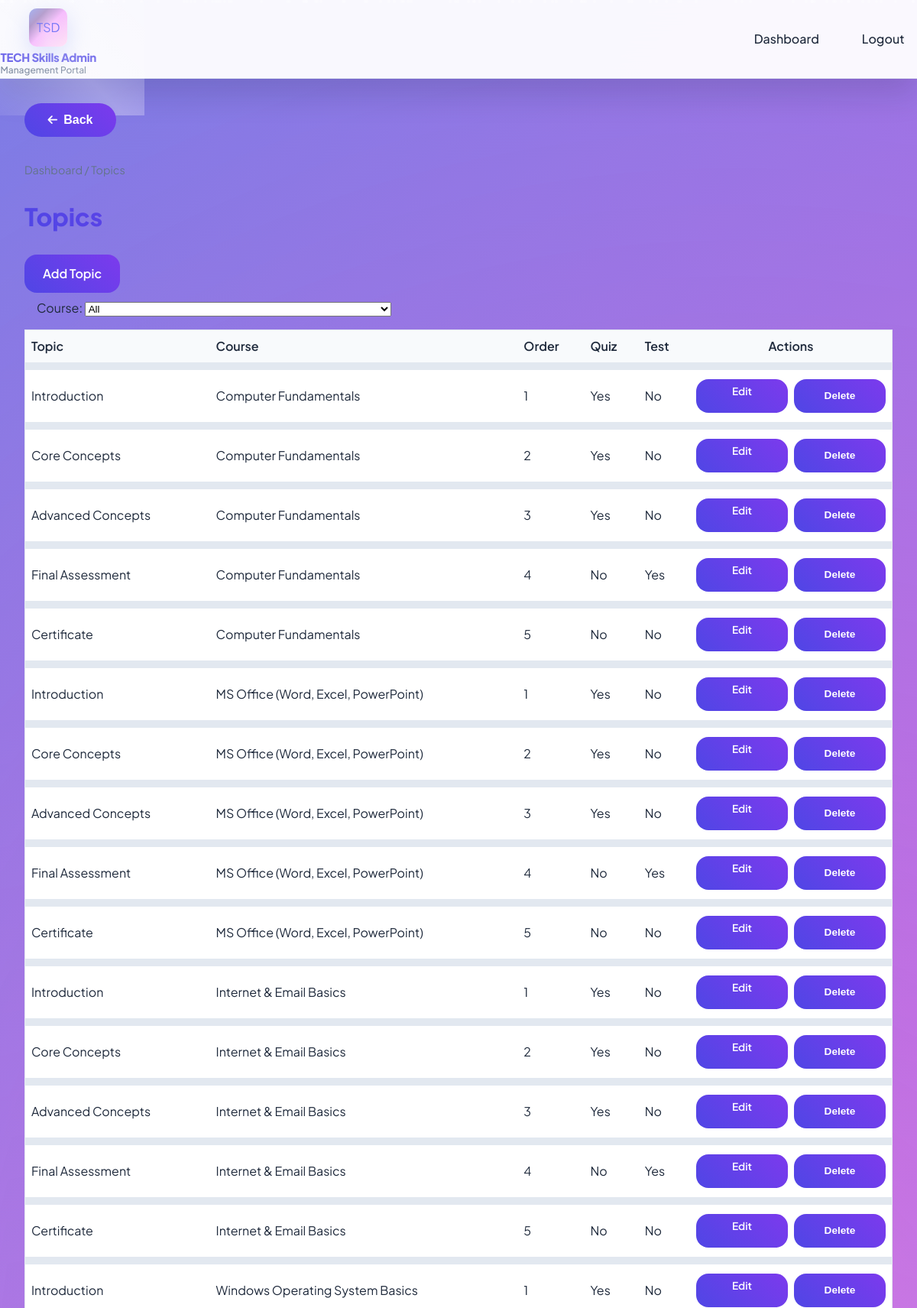
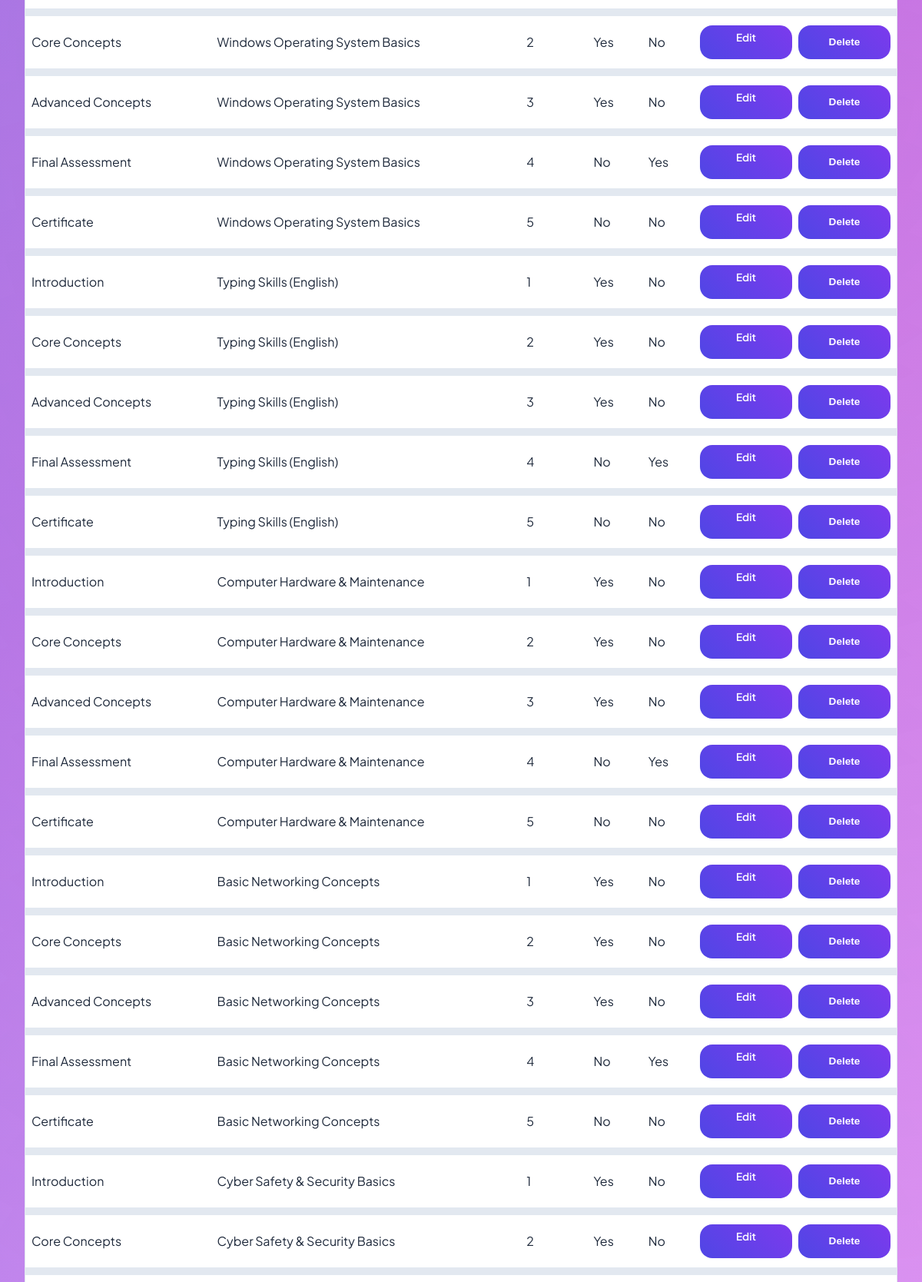
/admin/topics (signed in, upper part), run on the app's committed database (2 pictures, top to bottom).
### models.py (models this page shows)
class CourseTopic(db.Model):
    __tablename__ = "course_topics"
    id = db.Column(db.Integer, primary_key=True)
    course_id = db.Column(db.Integer, db.ForeignKey("courses.id"), nullable=False)
    title = db.Column(db.String(200), nullable=False)
    order = db.Column(db.Integer, default=0)
    video_url = db.Column(db.String(500), nullable=True)
    notes_content = db.Column(db.Text, nullable=True)
    quiz_questions = db.Column(db.Text, nullable=True)  # JSON list of {question, options, correct_index}
    course_test_questions = db.Column(db.Text, nullable=True)  # Only for topic that is "Course Test"

class Course(db.Model):
    __tablename__ = "courses"
    id = db.Column(db.Integer, primary_key=True)
    category_id = db.Column(db.Integer, db.ForeignKey("categories.id"), nullable=False)
    name = db.Column(db.String(200), nullable=False)
    slug = db.Column(db.String(200), nullable=False)
    description = db.Column(db.Text, nullable=True)
    duration_weeks = db.Column(db.Integer, default=4)
    syllabus_text = db.Column(db.Text, nullable=True)
    topics = db.relationship("CourseTopic", backref="course", lazy="dynamic", order_by="CourseTopic.order")
    enrollments = db.relationship("Enrollment", backref="course", lazy="dynamic")

### app.py (the view)
@app.route("/admin/topics")
@login_required
@admin_required
def admin_topics():
    course_id = request.args.get("course_id", type=int)
    q = CourseTopic.query
    if course_id:
        q = q.filter_by(course_id=course_id)
    topics = q.order_by(CourseTopic.course_id, CourseTopic.order).all()
    courses = Course.query.order_by(Course.id).all()
    return render_template("admin/admin_topics.html", topics=topics, courses=courses, selected_course_id=course_id)

### app.py (called while the page is built)
@login_manager.user_loader
def load_user(user_id):
    if user_id is None:
        return None
    try:
        return User.query.get(int(user_id))
    except (ValueError, TypeError):
        return None

def admin_required(f):
    @wraps(f)
    def decorated(*args, **kwargs):
        if not current_user.is_authenticated or current_user.role != "admin":
            flash("Admin access required.", "error")
            return redirect(url_for("admin_login"))
        return f(*args, **kwargs)
    return decorated

### templates/admin/admin_topics.html (shortened to what this page needs)
{% extends "base.html" %}
{% block content %}
<nav class="breadcrumb"><a href="{{ url_for('admin_dashboard') }}">Dashboard</a> / Topics</nav>
<h1 class="page-title">Topics</h1>
<p>
    <a href="{{ url_for('admin_topic_add') }}" class="btn btn-primary">Add Topic</a>
    <form method="get" action="{{ url_for('admin_topics') }}" style="display: inline; margin-left: 1rem;">
        <label>Course:</label>
        <select name="course_id" onchange="this.form.submit()">
            <option value="">All</option>
        </select>
    </form>
</p>
<div class="admin-table-wrap" style="margin-top: 1rem;">
    <table class="admin-table">
        <thead>
            <tr>
                <th>Topic</th>
                <th>Course</th>
                <th>Order</th>
                <th>Quiz</th>
                <th>Test</th>
                <th class="actions-header">Actions</th>
            </tr>
        </thead>
        <tbody>
            {% for t in topics %}
            <tr>
                <td>{{ t.title }}</td>
                <td>{{ t.course.name }}</td>
                <td>{{ t.order }}</td>
                <td>{{ 'Yes' if t.quiz_questions else 'No' }}</td>
                <td>{{ 'Yes' if t.course_test_questions else 'No' }}</td>
                <td class="actions-cell">
                    <div class="actions-container">
                        <a href="{{ url_for('admin_topic_edit', topic_id=t.id) }}" class="btn btn-secondary" style="padding: 0.3rem 0.6rem; font-size: 0.85rem;">Edit</a>
                        <form method="post" action="{{ url_for('admin_topic_delete', topic_id=t.id) }}" style="display:inline;" onsubmit="return confirm('Delete this topic?');">
                            <button type="submit" class="btn btn-secondary" style="padding: 0.3rem 0.6rem; font-size: 0.85rem;">Delete</button>
                        </form>
                    </div>
                </td>
            </tr>
            {% endfor %}
        </tbody>
    </table>
</div>
{% endblock %}

### templates/admin/admin_topics.html (style rules this page uses)
th.actions-header { text-align: center !important; vertical-align: middle !important; width: 120px; min-width: 120px; }
td.actions-cell { text-align: center !important; vertical-align: middle !important; padding: 0.75rem 0.5rem !important; width: 120px; min-width: 120px; }
.actions-container { display: flex; align-items: center; gap: 0.5rem; white-space: nowrap; justify-content: center; min-height: 32px; flex-wrap: nowrap; }

### data on the page
CourseTopic: title "Introduction", course.name "Computer Fundamentals", order "1", quiz_questions "Yes", course_test_questions "No"
CourseTopic: title "Core Concepts", course.name "Computer Fundamentals", order "2", quiz_questions "Yes", course_test_questions "No"
CourseTopic: title "Advanced Concepts", course.name "Computer Fundamentals", order "3", quiz_questions "Yes", course_test_questions "No"
CourseTopic: title "Final Assessment", course.name "Computer Fundamentals", order "4", quiz_questions "No", course_test_questions "Yes"
CourseTopic: title "Certificate", course.name "Computer Fundamentals", order "5", quiz_questions "No", course_test_questions "No"
CourseTopic: title "Introduction", course.name "MS Office (Word, Excel, PowerPoint)", order "1", quiz_questions "Yes", course_test_questions "No"
CourseTopic: title "Core Concepts", course.name "MS Office (Word, Excel, PowerPoint)", order "2", quiz_questions "Yes", course_test_questions "No"
CourseTopic: title "Advanced Concepts", course.name "MS Office (Word, Excel, PowerPoint)", order "3", quiz_questions "Yes", course_test_questions "No"
CourseTopic: title "Final Assessment", course.name "MS Office (Word, Excel, PowerPoint)", order "4", quiz_questions "No", course_test_questions "Yes"
CourseTopic: title "Certificate", course.name "MS Office (Word, Excel, PowerPoint)", order "5", quiz_questions "No", course_test_questions "No"
CourseTopic: title "Introduction", course.name "Internet & Email Basics", order "1", quiz_questions "Yes", course_test_questions "No"
CourseTopic: title "Core Concepts", course.name "Internet & Email Basics", order "2", quiz_questions "Yes", course_test_questions "No"
CourseTopic: title "Advanced Concepts", course.name "Internet & Email Basics", order "3", quiz_questions "Yes", course_test_questions "No"
CourseTopic: title "Final Assessment", course.name "Internet & Email Basics", order "4", quiz_questions "No", course_test_questions "Yes"
CourseTopic: title "Certificate", course.name "Internet & Email Basics", order "5", quiz_questions "No", course_test_questions "No"
CourseTopic: title "Introduction", course.name "Windows Operating System Basics", order "1", quiz_questions "Yes", course_test_questions "No"
CourseTopic: title "Core Concepts", course.name "Windows Operating System Basics", order "2", quiz_questions "Yes", course_test_questions "No"
CourseTopic: title "Advanced Concepts", course.name "Windows Operating System Basics", order "3", quiz_questions "Yes", course_test_questions "No"
CourseTopic: title "Final Assessment", course.name "Windows Operating System Basics", order "4", quiz_questions "No", course_test_questions "Yes"
CourseTopic: title "Certificate", course.name "Windows Operating System Basics", order "5", quiz_questions "No", course_test_questions "No"
CourseTopic: title "Introduction", course.name "Typing Skills (English)", order "1", quiz_questions "Yes", course_test_questions "No"
CourseTopic: title "Core Concepts", course.name "Typing Skills (English)", order "2", quiz_questions "Yes", course_test_questions "No"
CourseTopic: title "Advanced Concepts", course.name "Typing Skills (English)", order "3", quiz_questions "Yes", course_test_questions "No"
CourseTopic: title "Final Assessment", course.name "Typing Skills (English)", order "4", quiz_questions "No", course_test_questions "Yes"
CourseTopic: title "Certificate", course.name "Typing Skills (English)", order "5", quiz_questions "No", course_test_questions "No"
CourseTopic: title "Introduction", course.name "Computer Hardware & Maintenance", order "1", quiz_questions "Yes", course_test_questions "No"
CourseTopic: title "Core Concepts", course.name "Computer Hardware & Maintenance", order "2", quiz_questions "Yes", course_test_questions "No"
CourseTopic: title "Advanced Concepts", course.name "Computer Hardware & Maintenance", order "3", quiz_questions "Yes", course_test_questions "No"
CourseTopic: title "Final Assessment", course.name "Computer Hardware & Maintenance", order "4", quiz_questions "No", course_test_questions "Yes"
CourseTopic: title "Certificate", course.name "Computer Hardware & Maintenance", order "5", quiz_questions "No", course_test_questions "No"
CourseTopic: title "Introduction", course.name "Basic Networking Concepts", order "1", quiz_questions "Yes", course_test_questions "No"
CourseTopic: title "Core Concepts", course.name "Basic Networking Concepts", order "2", quiz_questions "Yes", course_test_questions "No"
CourseTopic: title "Advanced Concepts", course.name "Basic Networking Concepts", order "3", quiz_questions "Yes", course_test_questions "No"
CourseTopic: title "Final Assessment", course.name "Basic Networking Concepts", order "4", quiz_questions "No", course_test_questions "Yes"
CourseTopic: title "Certificate", course.name "Basic Networking Concepts", order "5", quiz_questions "No", course_test_questions "No"
CourseTopic: title "Introduction", course.name "Cyber Safety & Security Basics", order "1", quiz_questions "Yes", course_test_questions "No"
CourseTopic: title "Core Concepts", course.name "Cyber Safety & Security Basics", order "2", quiz_questions "Yes", course_test_questions "No"
